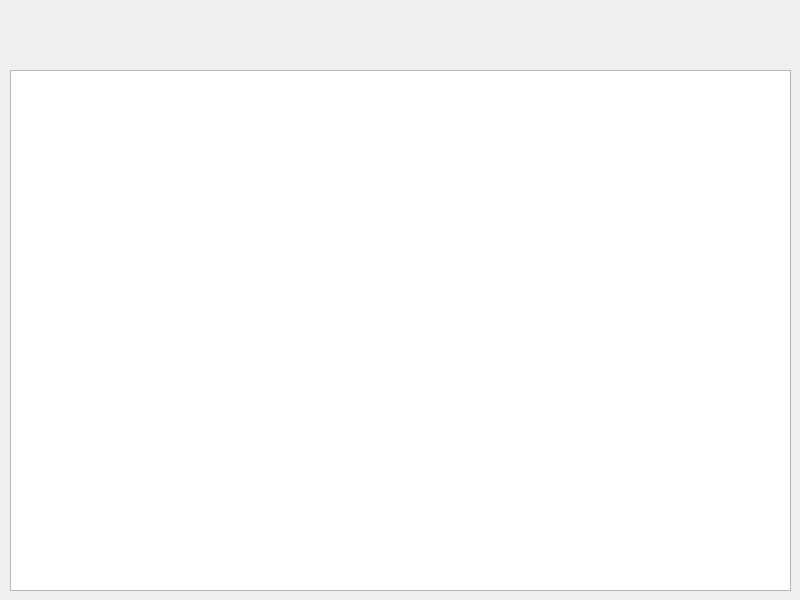
<?xml version="1.0" encoding="UTF-8"?>
<ui version="4.0">
 <class>Widget</class>
 <widget class="QWidget" name="Widget">
  <property name="geometry">
   <rect>
    <x>0</x>
    <y>0</y>
    <width>800</width>
    <height>600</height>
   </rect>
  </property>
  <property name="windowTitle">
   <string>Widget</string>
  </property>
  <widget class="QTextEdit" name="textEdit">
   <property name="geometry">
    <rect>
     <x>10</x>
     <y>70</y>
     <width>781</width>
     <height>521</height>
    </rect>
   </property>
  </widget>
 </widget>
 <resources/>
 <connections/>
</ui>
